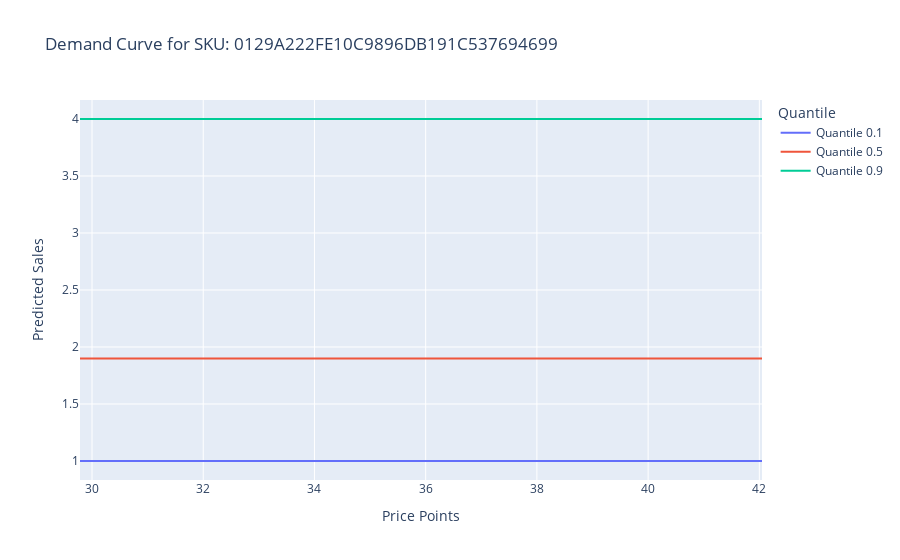

Write notebook code for a chart like this one.
### Code cell
plot_demand_curve_for_sku(sku_demand_curves, price_points_per_sku, selected_sku="0129A222FE10C9896DB191C537694699")

### Figure 1 — Plotly figure (JSON) as saved in the notebook; plotly's stock layout.template omitted (floating-point values rounded to 4 significant figures)
{"data": [{"hovertemplate": "Quantile=Quantile 0.1<br>Price Points=%{x}<br>Predicted Sales=%{y}<extra></extra>", "legendgroup": "Quantile 0.1", "line": {"color": "#636efa", "dash": "solid"}, "marker": {"symbol": "circle"}, "mode": "lines", "name": "Quantile 0.1", "orientation": "v", "showlegend": true, "type": "scatter", "x": [29.78, 31.54, 33.29, 34.34, 35.04, 35.74, 36.79, 38.54, 40.3, 42.05], "xaxis": "x", "y": [1, 1, 1, 1, 1, 1, 1, 1, 1, 1], "yaxis": "y"}, {"hovertemplate": "Quantile=Quantile 0.5<br>Price Points=%{x}<br>Predicted Sales=%{y}<extra></extra>", "legendgroup": "Quantile 0.5", "line": {"color": "#EF553B", "dash": "solid"}, "marker": {"symbol": "circle"}, "mode": "lines", "name": "Quantile 0.5", "orientation": "v", "showlegend": true, "type": "scatter", "x": [29.78, 31.54, 33.29, 34.34, 35.04, 35.74, 36.79, 38.54, 40.3, 42.05], "xaxis": "x", "y": [1.9, 1.9, 1.9, 1.9, 1.9, 1.9, 1.9, 1.9, 1.9, 1.9], "yaxis": "y"}, {"hovertemplate": "Quantile=Quantile 0.9<br>Price Points=%{x}<br>Predicted Sales=%{y}<extra></extra>", "legendgroup": "Quantile 0.9", "line": {"color": "#00cc96", "dash": "solid"}, "marker": {"symbol": "circle"}, "mode": "lines", "name": "Quantile 0.9", "orientation": "v", "showlegend": true, "type": "scatter", "x": [29.78, 31.54, 33.29, 34.34, 35.04, 35.74, 36.79, 38.54, 40.3, 42.05], "xaxis": "x", "y": [4, 4, 4, 4, 4, 4, 4, 4, 4, 4], "yaxis": "y"}], "layout": {"legend": {"title": {"text": "Quantile"}, "tracegroupgap": 0}, "title": {"text": "Demand Curve for SKU: 0129A222FE10C9896DB191C537694699"}, "xaxis": {"anchor": "y", "domain": [0, 1], "title": {"text": "Price Points"}}, "yaxis": {"anchor": "x", "domain": [0, 1], "title": {"text": "Predicted Sales"}}}}
